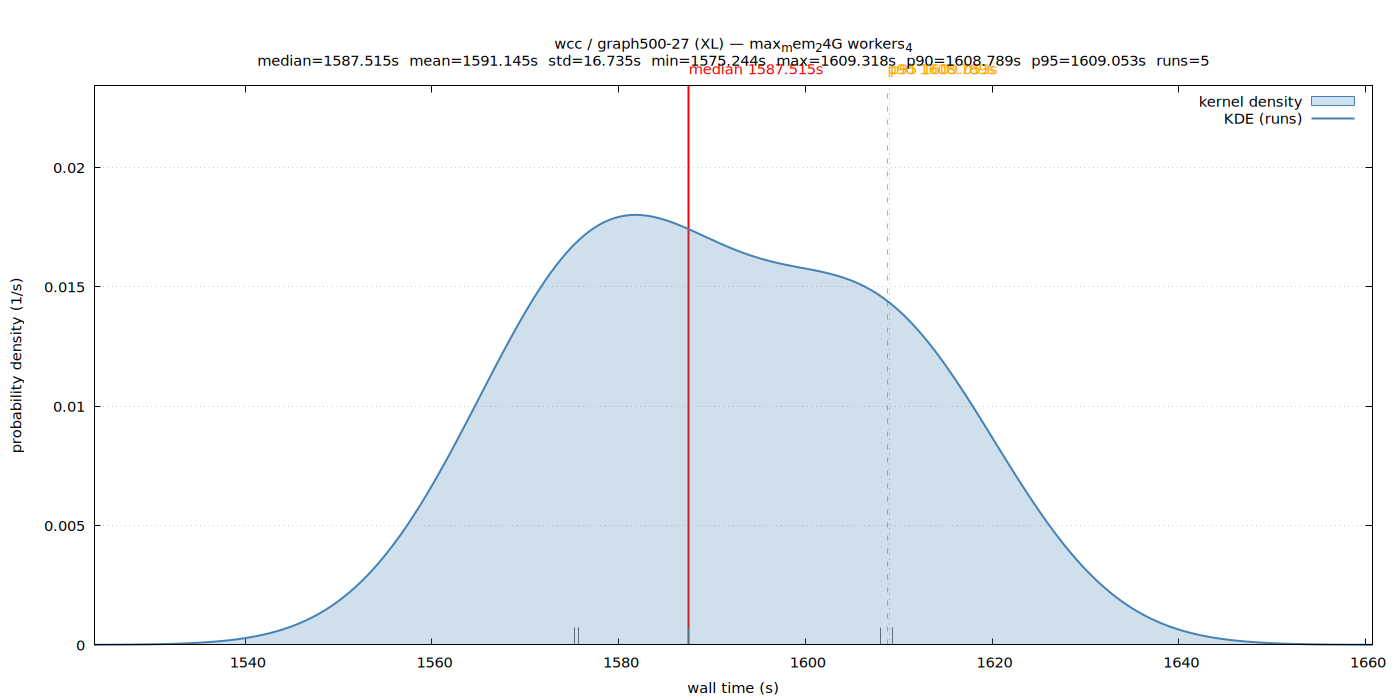

Write the gnuplot code that produced this figure.
set terminal pngcairo size 1400,700 enhanced font 'Sans,11'
set output '/home/ubuntu/nvm/results/wcc/XL/graph500-27/max_mem_24G_workers_4/wall_time.png'
set title "wcc / graph500-27 (XL) — max_mem_24G workers_4\nmedian=1587.515s  mean=1591.145s  std=16.735s  min=1575.244s  max=1609.318s  p90=1608.789s  p95=1609.053s  runs=5"
set xlabel 'wall time (s)'
set ylabel 'probability density (1/s)'
set tmargin 5
set yrange [0:0.0234183]
set xrange [1523.816456:1660.745693]
set grid y
set key top right
set arrow from 1587.515193,0 to 1587.515193,0.0234183 nohead lc rgb 'red' lw 2
set label 'median 1587.515s' at 1587.515193,0.0234183 offset char 0,1 tc rgb 'red'
set arrow from 1608.788795,0 to 1608.788795,0.0234183 nohead lc rgb 'orange' lw 1 dt 2
set label 'p90 1608.789s' at 1608.788795,0.0234183 offset char 0,1 tc rgb 'orange'
set arrow from 1609.053435,0 to 1609.053435,0.0234183 nohead lc rgb 'orange' lw 1 dt 3
set label 'p95 1609.053s' at 1609.053435,0.0234183 offset char 0,1 tc rgb 'orange'
set arrow from 1607.994876,0 to 1607.994876,0.000720562 nohead lc rgb '#666666' lw 1
set arrow from 1587.515193,0 to 1587.515193,0.000720562 nohead lc rgb '#666666' lw 1
set arrow from 1575.651741,0 to 1575.651741,0.000720562 nohead lc rgb '#666666' lw 1
set arrow from 1609.318074,0 to 1609.318074,0.000720562 nohead lc rgb '#666666' lw 1
set arrow from 1575.244074,0 to 1575.244074,0.000720562 nohead lc rgb '#666666' lw 1
plot '/home/ubuntu/nvm/results/wcc/XL/graph500-27/max_mem_24G_workers_4/wall_time.dat' using 1:2 with filledcurves y=0 lc rgb '#4682b4' fs transparent solid 0.25 title 'kernel density', \
     '/home/ubuntu/nvm/results/wcc/XL/graph500-27/max_mem_24G_workers_4/wall_time.dat' using 1:2 with lines lw 2 lc rgb '#4682b4' title 'KDE (runs)'
